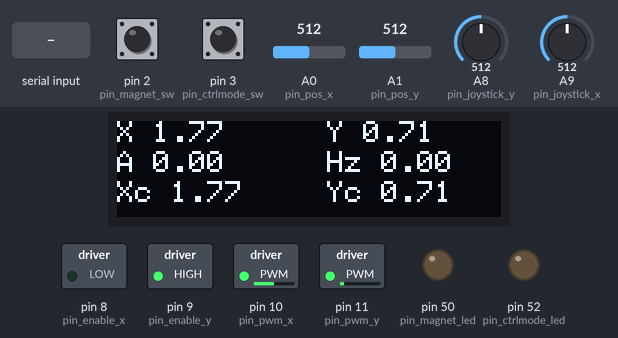
Simulated run of this program. Board: Arduino Mega 2560, built with avr-gcc and run on an emulated ATmega2560. On the bench: 128×32 one-colour display, switched loads named in the program (green lamp = pin HIGH), output pins drawn as LEDs (lit = HIGH). The inputs (shaded band) are chosen by the test bench; at power-on: pin 3 (pin_ctrlmode_sw) LOW, A1 (pin_pos_y) = 512, pin 2 (pin_magnet_sw) LOW, A0 (pin_pos_x) = 512, A8 (pin_joystick_y) = 512, A9 (pin_joystick_x) = 512. What the program prints to the serial monitor is not drawn.

Above: at 5.2 s.
5.3 s: pin 3 (pin_ctrlmode_sw) pulled HIGH for 0.15 s
At 5.8 s:
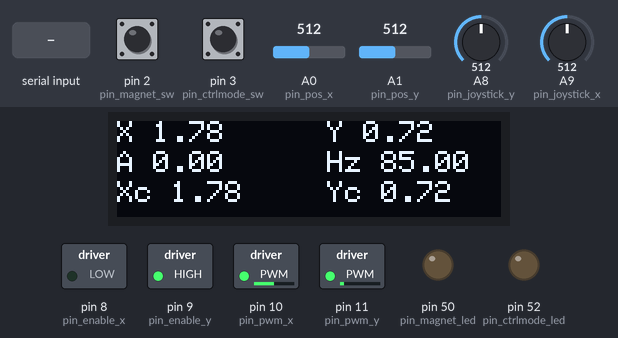
6.9 s: "90,45,200\n" received over the second serial link
At 8.25 s:
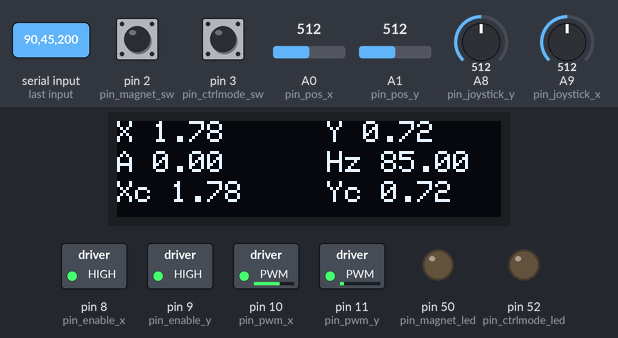
9.2 s: A1 (pin_pos_y) set to 306
At 11.1 s:
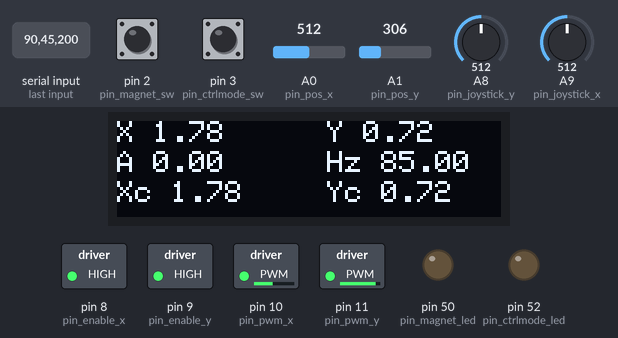
11.4 s: A1 (pin_pos_y) set to 30
At 12.7 s:
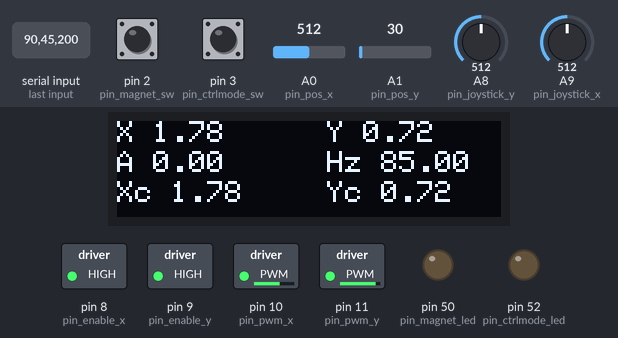
Timing chart, 0 to 14.0 s (numbered marks = the images above; inputs shaded):
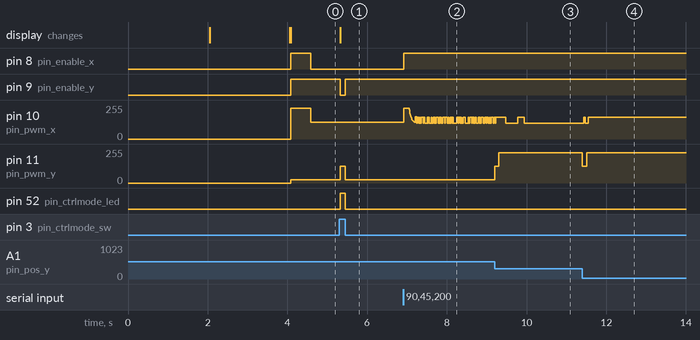

Measured:
- after the input at 5.3 s, pin 9 (pin_enable_y): HIGH → LOW at once, → HIGH 0.13 s later; pin 11 (pin_pwm_y): 25/255 → 127/255 at once, → 25/255 0.13 s later; pin 52 (pin_ctrlmode_led): LOW → HIGH at once, → LOW 0.13 s later; the display: changes at once (image 1)
- after the input at 6.9 s, pin 8 (pin_enable_x): LOW → HIGH at once
- after the input at 9.2 s, pin 11 (pin_pwm_y): 25/255 → 127/255 at once, → 226/255 0.10 s later
- after the input at 11.4 s, pin 10 (pin_pwm_x): 117/255 → 162/255 after 0.15 s; pin 11 (pin_pwm_y): 226/255 → 127/255 at once, → 226/255 0.11 s later

The program:

main.cpp
```cpp
// Include libraries
#include <Arduino.h>
#include <functions.h>
#include <Wire.h>
#include <Adafruit_GFX.h>
#include <Adafruit_SSD1306.h>
#include <Adafruit_I2CDevice.h>
#include "sigProc.h"
#include "path.h"
#include "math.h"
#include "pinDefinitions.h"
#include "dataStructures.h"
#include "displayHandler.h"

#define mainprogram

#ifdef mainprogram

// Configuration
#define SAMPLEHZ 100        // Control loop sample frequency
#define OLEDHZ   30         // Oled display refresh rate
//#define USEPATHALGO      // Uncomment if path algorithm is to be used

// Definitions for screen
#define SCREEN_WIDTH    128
#define SCREEN_HEIGHT   32
#define OLED_RESET      -1
#define SCREEN_ADDRESS  0x3C

// x-controller variables
#define xOuterP 1.2
#define xOuterI 0
#define xOuterD 1.8
#define xOuterGain 9

#define xInnerP 0.25
#define xInnerI 0.0
#define xInnerD 1
#define xInnerGain 8

// y-controller variables
#define yP 150.0
#define yI 0.000
#define yD 75.00
#define yLP 0.05

// Controllers on the x-axis
// lead_lag xOuterController = lead_lag(xOuterZ,xOuterP,xOuterG);
PID xOuterController = PID(xOuterP,xOuterI,xOuterD,0.02);
PID xInnerController = PID(xInnerP, xInnerI, xInnerD, 0.05, false);

// PID controller for y-axis
PID yController = PID(yP,yI,yD,yLP);

// Loop sample period
uint32_t Ts = 1e6/SAMPLEHZ;

// Data struct definitions
xy_float  ref;
xy_pwm    pwm;
inputs    in;

// Time variables
uint32_t sampleTimer  = 0;
uint32_t screenTimer  = 0;
uint32_t loopTime     = 0;

#ifdef USEPATHALGO
QauyToShip testQuayToShip = QauyToShip(pin_magnet_led);
ShipToQauy testShipToQuay = ShipToQauy(pin_magnet_led);
#endif

// Display object instantiation
Adafruit_SSD1306 display(SCREEN_WIDTH, SCREEN_HEIGHT, &Wire, OLED_RESET);

// Instantiate filters and forward Eulers
low_pass oledLowpass            = low_pass(0.2);            // Lowpass filter tau = 200 ms.
low_pass xPosLowpasss           = low_pass(0.03);           // Lowpass filter tau = 30 ms.
low_pass yPosLowpasss           = low_pass(0.03);           // Lowpass filter tau = 30 ms.
low_pass angleLowpass           = low_pass(0.03);           // Lowpass filter tau = 30 ms.
forwardEuler xTrolleyVelCal     = forwardEuler();           // For calculating trolley speed in the y-axis
forwardEuler yTrolleyVelCal     = forwardEuler();           // For calculating trolley speed in the x-axis
forwardEuler xContainerVelCal   = forwardEuler();           // For calculating container speed in the x-axis
forwardEuler yContainerVelCal   = forwardEuler();           // For calculating container speed in the y-axis
// NotchFilter angleNotchFilter    = NotchFilter(2.35,1,Ts);   // Notch filter for removing 2.35 Hz component

low_pass xVelLowpass           = low_pass(0.1);           // Lowpass filter tau = 30 ms.


/*
H_z =

  0.9697 z^2 - 1.918 z + 0.9697
  -----------------------------
     z^2 - 1.918 z + 0.9394
*/

float b[3] = {0.9697, -1.918, 0.9697};
float a[3] = {1.0000, -1.918, 0.9394};

IIR angleNotchFilter = IIR(a, b);

bool pathRunning = true;

// Run on startup
void setup() {


    // Set safe default reference values
    #ifndef USEPATHALGO
    ref.x = 10;  ref.y = .5;
    #endif

    // Set input pinMode
    pinMode(pin_joystick_x,   INPUT);
    pinMode(pin_joystick_y,   INPUT);
    pinMode(pin_joystick_sw,  INPUT);
    pinMode(pin_magnet_sw,    INPUT);
    pinMode(pin_ctrlmode_sw,  INPUT);
    pinMode(pin_pos_x,        INPUT);
    pinMode(pin_pos_y,        INPUT);

    // Set output pinMode
    pinMode(pin_enable_x,     OUTPUT);
    pinMode(pin_enable_y,     OUTPUT);
    pinMode(pin_pwm_x,        OUTPUT);
    pinMode(pin_pwm_y,        OUTPUT);
    pinMode(pin_ctrlmode_led, OUTPUT);
    pinMode(pin_magnet_led,   OUTPUT);

    // Initialize serial
    Serial3.begin(9600);  // Communication with head
    Serial.begin(115200); // Communication with PC

    // Initialize Oled display
    initializeDisplay(&display);

    // Print controller values
    // Serial.println("//xOuterZ: " + String(xOuterZ) + ", xOuterP: " + String(xOuterP) + ", xOuterG: " + String(xOuterG));
    // Serial.println("//xInnerP: " + String(xInnerP) + ", xInnerI: " + String(xInnerI) + ", xInnerD: " + String(xInnerD));
    // Serial.println("//yP: " + String(yP) + ", yI: " + String(yI) + ", yD: " + String(yD));
}

float tempangle;

// Function that reads the inputs to the system and makes convertions
void readInput() {

    // Fetches reference point from serial readout
    #ifndef USEPATHALGO
    getSerialReference(&Serial,&ref);
    #endif

    in.joystick.x    = analogRead(pin_joystick_x);          // Reads joystick x-direction
    in.joystick.y    = 1023-analogRead(pin_joystick_y);     // Reads joystick y-direction
    // in.joystickSw    = digitalRead(pin_joystick_sw);        // Reads joystick switch
    in.magnetSw      = digitalRead(pin_magnet_sw);          // Reads magnet switch on the controller
    in.ctrlmodeSw    = digitalRead(pin_ctrlmode_sw);        // Reads control mode on the controller
    in.posTrolley.x  = 0.0048*analogRead(pin_pos_x)-0.6765; // Read x-potentiometer and convert to meters
    in.posTrolley.y  = 0.0015*analogRead(pin_pos_y)-0.0500; // Read y-potentiometer and convert to meters
    // in.xDriverAO1    = analogRead(pin_x_driver_AO1);        // Read analog output from driver
    // in.xDriverAO2    = analogRead(pin_x_driver_AO2);        // Read analog output from driver
    // in.yDriverAO1    = analogRead(pin_y_driver_AO1);        // Read analog output from driver
    // in.yDriverAO2    = analogRead(pin_y_driver_AO2);        // Read analog output from driver

    //Anlge sensor input
    getAngleSensor(&Serial3,&in.angle);
    tempangle = in.angle;

    // Filter angle input
    in.angle = angleLowpass.update(in.angle);

    // Filter trolley position inputs
    in.posTrolley.x = xPosLowpasss.update(in.posTrolley.x);
    in.posTrolley.y = yPosLowpasss.update(in.posTrolley.y);

    // Calculate container position
    in.posContainer.x = in.posTrolley.x+(sin((in.angle*PI)/180))*in.posTrolley.y;
    in.posContainer.y = (cos((in.angle*PI)/180))*in.posTrolley.y;

    // Calculate speed x-axis and y-axis
    in.velTrolley.x = xVelLowpass.update(xTrolleyVelCal.update(in.posTrolley.x));
    in.velTrolley.y = yTrolleyVelCal.update(in.posTrolley.y);

    // Calculate contrainer speed
    in.velContainer.x = xContainerVelCal.update(in.posContainer.x);
    in.velContainer.y = yContainerVelCal.update(in.posContainer.y);

    // Calculates absolute velocity of container
    in.velContainerAbs = sqrt(pow(in.velContainer.x,2) + pow(in.velContainer.y,2));
}

//Manual control
void manualControl() {
    // Turns on LED when in manual control
    digitalWrite(pin_ctrlmode_led,HIGH);

    // Calculates actuations based on joystick and trolley position
    pwm.x = endstop(map(in.joystick.x,0,1023,255*0.1,255*0.9), 0.10, 3.80, in.posTrolley.x);
    pwm.y = endstop(map(in.joystick.y,0,1023,255*0.1,255*0.9), -0.01, 1.23, in.posTrolley.y);

    // Sends pwm signals to motor driver x
    // if joystick is not in middle position
    if (joystickDeadZone(in.joystick.x) == 1) {
        analogWrite(pin_pwm_x,pwm.x);
        digitalWrite(pin_enable_x, HIGH);
    } else {
        analogWrite(pin_pwm_x,127);
        digitalWrite(pin_enable_x, LOW);
    }

    // Sends pwm signals to motor driver y
    // if joystick is not in middle position
    if (joystickDeadZone(in.joystick.y) == 1) {
        analogWrite(pin_pwm_y,pwm.y);
        digitalWrite(pin_enable_y, HIGH);
    } else {
        analogWrite(pin_pwm_y,127);
        digitalWrite(pin_enable_y, LOW);
    }

    // Turns on LED and magnet when magnet switch is active
    if (in.magnetSw == 1) {
        turnOnElectromagnet(true, pin_magnet_led);
    } else {
        turnOnElectromagnet(false, pin_magnet_led);
    }
}


int start_time = 0;
// Automatic control
void automaticControl() {
    // Turn off LED when automatic control is enabled
    digitalWrite(pin_ctrlmode_led, LOW);
    if(start_time == 0){
        start_time = millis();
    }

    if(millis()-start_time>500){
        ref.x = 0;
    }

    //Define enable value for x-axis motor
    bool enableXmotor = true;

    #ifdef USEPATHALGO

    testQuayToShip.update( in.posTrolley.x, in.posTrolley.y,&ref, in.posContainer.x, in.velContainerAbs, &pathRunning);
    #endif

    if(pathRunning == true){
        // X-controller
        double xInnerConOut = xInnerController.update(-in.angle*PI/180,Ts)*xInnerGain;
        //double xOuterConOut = xOuterController.update(ref.x-in.posTrolley.x, Ts)*xOuterGain;
        //double xConOut      = xOuterConOut-xInnerConOut;
        double xConOut      = ref.x-xInnerConOut;


        double yConOut = yController.update(ref.y-in.posTrolley.y,Ts);

        // Make current to pwm conversion. This also removes friction in the system
        uint8_t pwmx = currentToPwmX(xConOut, in.velTrolley.x, &enableXmotor);
        uint8_t pwmy = currentToPwmY(yConOut, in.velTrolley.y, in.magnetSw);

        // Definere software endstops
        pwm.x = endstop(pwmx, 0.05, 3.90, in.posTrolley.x);
        pwm.y = endstop(pwmy, -0.01, 1.24, in.posTrolley.y);

        // Outputs the PWM signal
        digitalWrite(pin_enable_x, enableXmotor);

        analogWrite(pin_pwm_x,pwm.x);

        digitalWrite(pin_enable_y,HIGH);

        analogWrite(pin_pwm_y,pwm.y);
    }
    Serial.println(String(millis())+", "+String(in.posTrolley.x)+", "+String(in.posTrolley.y) + "," + String(in.angle)+"," + String(ref.x));
}

// Main loop
void loop() {

    // Calculate loop frequency
    uint32_t xmicros = micros();
    uint16_t loopFreq = 1e6/oledLowpass.update(xmicros - loopTime);
    loopTime = xmicros;

    // For manual control
    if(in.ctrlmodeSw == 1) {
        readInput();
        displayInfo(&display,in,loopFreq,&screenTimer);
        manualControl();
    }

    // For automatic control
    else if(micros() > Ts + sampleTimer){
        sampleTimer += Ts;
        readInput();
        automaticControl();
//        Serial.print("Xref");Serial.println(ref.x);
//        Serial.print("Yref");Serial.println(ref.y);
//        Serial.print("PathRunning");Serial.println(pathRunning);
    }
}


#else

//
// PUT SHORT TEST PROGRAMS HERE //
//
void setup() {
    Serial3.begin(9600);  // Communication with head
    Serial.begin(115200); // Communication with PC
}

float b[3] = {0.9697, -1.918, 0.9697};
float a[3] = {1.0000, -1.918, 0.9394};

IIR angleNotchFilter = IIR(a, b);

int timer = 0;

void loop(){
    if (Serial3.available() > 0){
        String angleData = Serial3.readStringUntil(*"\n");
        float angleFloat = angleData.toFloat();
        if (millis() > timer + 10) {
            timer += 10;
            Serial.println(String(angleFloat)+", "+String(angleNotchFilter.update(angleFloat))+", "+String(millis()-timer));
        }
    }
}

#endif
```

dataStructures.h
```cpp
// Data struct definitions

#ifndef dataStructures_h
#define dataStructures_h

struct xy_float {
    float x = 0;
    float y = 0;
};

struct xy_pwm {
    int x = 127;
    int y = 127;
};

struct inputs {
    bool joystickSw, magnetSw, ctrlmodeSw = 1;
    xy_float joystick,posTrolley,velTrolley,posContainer,velContainer;
    float angle,velContainerAbs;
    int xDriverAO1, xDriverAO2, yDriverAO1, yDriverAO2;
};

#endif
```

displayHandler.cpp
```cpp
#include <Adafruit_GFX.h>
#include <Adafruit_SSD1306.h>
#include <Adafruit_I2CDevice.h>
#include "dataStructures.h"

#ifndef SCREEN_ADDRESS
#define SCREEN_ADDRESS  0x3C
#endif

void initializeDisplay(Adafruit_SSD1306 *display){
    // Initialize screen
    delay(2000); // This delay ensures that the screen is started before sending data to it
    if(!display->begin(SSD1306_SWITCHCAPVCC, SCREEN_ADDRESS)) {
        Serial.println(F("SSD1306 allocation failed"));
        for(;;); // Don't proceed, loop forever
    }
    display->clearDisplay();
    display->setTextSize(1);
    display->setTextColor(SSD1306_WHITE);
    display->setCursor(0,0);
    display->println(F("Wait crane starting.."));
    display->setCursor(0,20);
    display->println(F("EIT6 CE6 630"));
    display->display();
    delay(2000);

    // Printing starting on serial 0
    Serial.println("Starting...");

    display->clearDisplay();
    display->setTextSize(1);
    display->setTextColor(SSD1306_WHITE);
    display->setCursor(0,0);
    display->println(F("Crane Ready!"));
    display->display();
}

void displayInfo(Adafruit_SSD1306 *display,inputs in, float frequency,uint32_t *timer) {
    if (1e6/(micros()-*timer) < 5){ // Update OLED screen with xx frequency
        *timer = micros();
        display->clearDisplay();
        display->setTextSize(1);
        display->setTextColor(SSD1306_WHITE);
        display->setCursor(0,0);
        display->println(("X "+String(in.posTrolley.x)));
        display->setCursor(70,0);
        display->println(("Y "+String(in.posTrolley.y)));
        display->setCursor(0,10);
        display->println(("A "+String(in.angle)));
        display->setCursor(70,10);
        display->println(("Hz "+String(frequency)));
        display->setCursor(0,20);
        display->println(("Xc "+String(in.posContainer.x)));
        display->setCursor(70,20);
        display->println(("Yc "+String(in.posContainer.y)));
        display->display();
    }
}
```

displayHandler.h
```cpp
#include <Adafruit_GFX.h>
#include <Adafruit_SSD1306.h>
#include <Adafruit_I2CDevice.h>

void initializeDisplay(Adafruit_SSD1306 *display);
void displayInfo(Adafruit_SSD1306 *display,inputs in, float frequency,uint32_t *timer);
```

functions.cpp
```cpp
#include <Arduino.h>
#include "functions.h"

bool joystickDeadZone(float dataJoystick){
    bool toReturn;
    float buffer = 5;

    if(511.5+buffer > dataJoystick  && dataJoystick > 511.5-buffer){
        toReturn = 0;
    }
    else{
        toReturn = 1;
    }
    return toReturn;
}

// Software endstops
int endstop(int pwm, float min, float max, float pos){

    // Check if endstop is hit
    if ((pos > max && pwm > 127) || (pos < min && pwm < 127)) {
        Serial.println("Software endstop active");
        return 127;
    } else {
        return pwm;
    }
}

uint8_t currentToPwmY(double current, float ySpeed, bool magnetSw) {

    // Make more linear for y-axis (axis = 0)
    float coulombFriction = 0;
    // Adjust for gravity
    if (magnetSw == 1){
        current = current - 1.35; // Current gravity with container
        coulombFriction = 3.0;
    } else {
        current = current - 0.33; // Current gravity without container
        coulombFriction = 2.4;
    }

    // Adjust for friction
    if (abs(current) < 0){ //This number can be set to something larger than 0 if no movement is wanted for small currents
        current = 0;
    } else if (ySpeed < 0) {
        current = current - coulombFriction; // Columb friction current
    } else if (ySpeed > 0) {
        current = current + coulombFriction; // Columb friction current
    }

    // Set max speed
    if(abs(ySpeed)>0.5){
        current = 0;
    }

    // Equalize currents around gravity
    if (current > 10 - 1.35 && magnetSw ==1) {
        current = 10 - 1.35;
    } else if (current > 10 - 0.33 && magnetSw ==0) {
        current = 10 - 0.33;
    }

    //Check for correct current value
    if (current > 10) {
        current = 10;
    } else if (current < -10) {
        current = -10;
    }

    // Linear current -> pwm conversion
    float pwm = 10.2*current+127.5;
    return (uint8_t)pwm;
}

uint8_t currentToPwmX(double current, float xSpeed, bool* enableXMotor){
        if (abs(current) < 0.3){ //This number can be set to something larger than 0 if no movement is wanted for small currents
            current = 0;
            *enableXMotor = false;
        } else if (xSpeed < 0) {
            current = current - 2.24; // Columb friction current
            *enableXMotor = true;
        } else if (xSpeed > 0) {
            current = current + 2.24; // Columb friction current
            *enableXMotor = true;
        }

        if(current > 10){
            current = 10;
        }
        if(current < -10){
            current = -10;
        }

        // Linear current -> pwm conversion
        float pwm = 10.2*current+127.5;
        return (uint8_t)pwm;
}

void turnOnElectromagnet(bool status, int LEDPin){
    if (status == true) {
    digitalWrite(LEDPin,HIGH);
    Serial3.println("M1");
  }

  if(status==false){
    digitalWrite(LEDPin,LOW);
    Serial3.println("M0");
  }
}

/*
Updates the reference x,y values from some serial input.

The format to send is the following:

x:X.X\n
and
y:Y.Y\n

Where X.X and Y.Y denote the reference point.
When using the Arduino Serial terminal, the \n is added autonatically.
*/
void getSerialReference(HardwareSerial *serial,xy_float *reference) {
    if ( serial->available() > 0 ) {
        String input = serial->readStringUntil(*"\n");

        // Get value of x and y from serial string
        int xIndex = input.indexOf("x:");
        int yIndex = input.indexOf("y:");

        if (xIndex > -1 && yIndex == -1){
            float value = input.substring(xIndex+2,input.length()).toFloat();
            if (value > 0 && value < 4) {reference->x = value;}
        }
        else if (yIndex > -1 && xIndex == -1){
            float value = input.substring(yIndex+2,input.indexOf(*"\n")).toFloat();
            if (value > 0 && value < 1.3) {reference->y = value;}
        }

        // Empty buffer
        while (serial->available() > 0) {serial->read();}
    }
}

// Fetch angle from serial buffer
void getAngleSensor(HardwareSerial *serial, float *angle){
    if (serial->available() > 0) {
        String angleData = serial->readStringUntil(*"\n");
        *angle = angleData.toFloat();
    }
}
```

functions.h
```cpp
#ifndef manuelFunctions_h
#define manuelFunctions_h

#include <Arduino.h>
#include "dataStructures.h"

bool joystickDeadZone(float dataJoystick);
int endstop(int pwm, float min, float max, float pos);
uint8_t currentToPwmY(double current, float ySpeed, bool magnetSw);
uint8_t currentToPwmX(double current, float xSpeed, bool* enableXMotor);
void turnOnElectromagnet(bool status, int LEDPin);
void getSerialReference(HardwareSerial *serial,xy_float *reference);
void getAngleSensor(HardwareSerial *serial, float *angle);


#endif
```

Source omitted: path.cpp (4201 bytes), path.h (807 bytes), pinDefinitions.h (1060 bytes)
